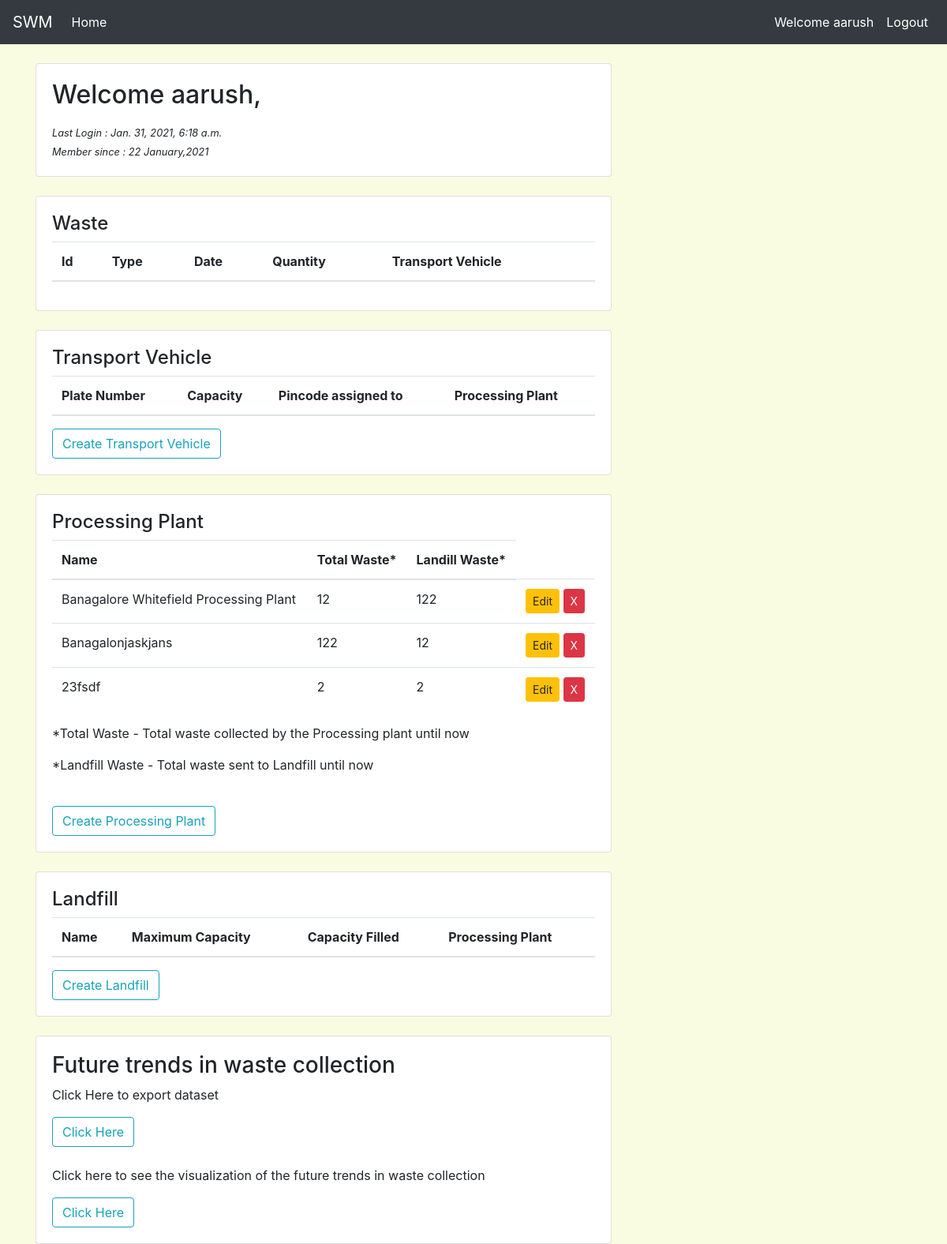
The app's page /home/ (signed in) with its own data.
### invt/models.py (models this page shows, shortened)
class OrganisationAddress(models.Model):
    area=models.CharField(max_length=150,blank=False)
    landmark=models.CharField(max_length=150,blank=True)
    city=models.CharField(max_length=50,blank=False)
    state=models.CharField(max_length=30,blank=False)
    zipcode=models.IntegerField(validators=[MaxValueValidator(999999),MinValueValidator(100000)],blank=False)

class ProcesssingPlant(OrganisationAddress):
    pp_id=models.UUIDField(primary_key=True, default=uuid.uuid4, editable=False)
    ppname=models.CharField(blank=False,max_length=100)
    total_waste=models.IntegerField(blank=False,null=False,validators=[MaxValueValidator(99999),MinValueValidator(0)])
    landfill_waste=models.IntegerField(blank=False,null=False,validators=[MaxValueValidator(99999),MinValueValidator(0)])
    def get_rw(self):
        return self.total_waste-self.landfill_waste
    recycled_Waste=property(get_rw)

### invt/views.py (the view)
# urls.py: 2. Add a URL to urlpatterns:  path('', views.home, name='home')
@login_required
def home(request):
    wuser = request.user
    waste_list = Waste.objects.filter(tpuser=wuser)
    waste_list_admin = Waste.objects.all()
    tv_list = TransportVehicle.objects.all()
    pp_list = ProcesssingPlant.objects.all()
    lf_list = Landfill.objects.all()
    export(request)
    return render(request,'users/home.html',{'wuser':wuser,'waste_list':waste_list,
    'waste_list_admin':waste_list_admin,'tv_list':tv_list,'pp_list':pp_list,'lf_list':lf_list,})

### invt/views.py (called while the page is built)
def export(request):
    response = HttpResponse(content_type='text/csv')
    writer = csv.writer(response)
    writer.writerow(['Date', 'Waste'])
    for member in WasteML.objects.all().values_list('date', 'waste_qty'):
        writer.writerow(member)
    response['Content-Disposition'] = 'attachment; filename="waste.csv"'
    return response

### invt/templates/users/home.html (shortened to what this page needs)
{% extends 'base.html' %}
{% load crispy_forms_tags %}
{%block content%}
    <div class="card">
        <div class="card-body">
            <div class="media">
                <div class="media-body">
                    <h2 class="account-heading">Welcome {{ wuser.username }},</h2>
                    <small class="account-heading"><em>Last Login : {{ wuser.last_login }}</em></small>
                    <br>
                    <small class="account-heading"><em>Member since : {{ wuser.date_joined|date:"d F,Y" }}</em></small>
                </div>
            </div>
        </div>
    </div>
    <br>
    {% if user.is_authenticated and user.is_superuser %}
    <div class="card">
        <div class="card-body">
            <h4>Waste</h4>
            <table class="table table-hover">
                <thead>
                  <tr>
                    <th>Id</th>
                    <th>Type</th>
                    <th>Date</th>
                    <th>Quantity</th>
                    <th>Transport Vehicle</th>
                  </tr>
                </thead>
            </table>
        </div>
    </div>
    <br>
    <div class="card">
        <div class="card-body">
            <h4>Transport Vehicle</h4>
            <table class="table table-hover">
                <thead>
                  <tr>
                    <th>Plate Number</th>
                    <th>Capacity</th>
                    <th>Pincode assigned to</th>
                    <th>Processing Plant</th>
                  </tr>
                </thead>
            </table>
            <a href="{% url 'tv_form' %}" class="btn btn-outline-info">Create Transport Vehicle</a>
        </div>
    </div>
    <br>
    <div class="card">
        <div class="card-body">
            <h4>Processing Plant</h4>
            <table class="table table-hover">
                <thead>
                  <tr>
                    <th>Name</th>
                    <th>Total Waste*</th>
                    <th>Landill Waste*</th>
                  </tr>
                </thead>
                <tbody>
                  {% for pp in pp_list %}
                  <tr>
                    <td>{{ pp.ppname }}</td>
                    <td>{{ pp.total_waste }} </td>
                    <td>{{ pp.landfill_waste }}</td>
                    <td>
                      <a href="{% url 'update_pp' pp.pk %}" class="btn btn-warning btn-sm" role="button" aria-pressed="true" > Edit</a>
                      <a href="{% url 'delete_pp' pp.pk%}" class="btn btn-danger btn-sm" role="button" aria-pressed="true" > X</a>
                  </td>
                  </tr>
                  {% endfor %}
                </tbody>
            </table>
            <p>*Total Waste - Total waste collected by the Processing plant until now</p>
            <p>*Landfill Waste - Total waste sent to Landfill until now</p>
            <br>
            <a href="{% url 'pp_form' %}" class="btn btn-outline-info">Create Processing Plant</a>
        </div>
    </div>
    <br>
    <div class="card">
        <div class="card-body">
            <h4>Landfill</h4>
            <table class="table table-hover">
                <thead>
                  <tr>
                    <th>Name</th>
                    <th>Maximum Capacity</th>
                    <th>Capacity Filled</th>
                    <th>Processing Plant</th>
                  </tr>
                </thead>
            </table>
            <a href="{% url 'lf_form' %}" class="btn btn-outline-info">Create Landfill</a>
        </div>
    </div>
    <br>
    <div class="card">
      <div class="card-body">
          <h3>Future trends in waste collection</h3>
          <p>Click Here to export dataset</p>
          <a href="{% url 'export' %}" class="btn btn-outline-info">Click Here</a>
          <br><br>
          <p>Click here to see the visualization of the future trends in waste collection</p>
          <a href="{% url 'graph' %}" class="btn btn-outline-info">Click Here</a>
      </div>
    </div>
    {% endif %}
{%endblock content%}

### invt/templates/base.html (shortened to what this page needs)
<!DOCTYPE html>
<html>
<head>
<link rel="stylesheet" href="https://stackpath.bootstrapcdn.com/bootstrap/4.4.1/css/bootstrap.min.css">
</head>
<body style="background:#fafce1;">
    <header class="site-header">
        <nav class="navbar navbar-expand-lg navbar-dark bg-dark">
        <a class="navbar-brand" href="#">SWM</a>
        <div class="collapse navbar-collapse" id="navbarSupportedContent">
            {% if user.is_authenticated %}
            <ul class="navbar-nav">
                <li class="nav-item active">
                    <a class="nav-link" href="#">Home <span class="sr-only">(current)</span></a>
                </li>
            </ul>
            <ul class="navbar-nav ml-auto">
                <li class="nav-item active">
                    <a class="nav-link" href="#">Welcome {{user.username}} <span class="sr-only">(current)</span></a>
                </li>
                <li class="nav-item active">
                    <a class="nav-link" href="{% url 'logout'%}">Logout <span class="sr-only">(current)</span></a>
                </li>
            </ul>
            {% endif %}
        </div>
        </nav>
    </header>
    <br>
    <main role="main" class="container">
        <div class="row">
            <div class="col-md-8">
                {%block content%}{%endblock%}
            </div>
        </div>
    </main>
</body>
</html>

### records on screen
ProcesssingPlant: ppname "Banagalore Whitefield Processing Plant", total_waste "12", landfill_waste "122"
ProcesssingPlant: ppname "Banagalonjaskjans", total_waste "122", landfill_waste "12"
ProcesssingPlant: ppname "23fsdf", total_waste "2", landfill_waste "2"

### other values on screen
{{ user.username }} "aarush"
{{ wuser.username }} "aarush"
{{ wuser.last_login }} "Jan. 31, 2021, 6:18 a.m."
{{ wuser.date_joined|date:"d F,Y" }} "22 January,2021"
